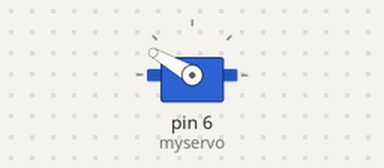
Bench run of a sketch on a simulated Arduino Uno, built with avr-gcc and run on an emulated ATmega328P. On the bench: servo.

Above: at 0.05 s.
Timing chart, 0 to 3.0 s (numbered marks = the images above):
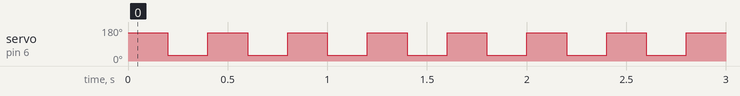

The sketch:

Servo_Spray.ino
```cpp
#include<Servo.h>
Servo myservo;

void setup() {
  myservo.attach(6);
}

void loop() {
  myservo.write(150);
  delay(200);
  myservo.write(30);
  delay(200);
}
```

Measured:
- by itself, servo on pin 6 (myservo): alternates 150° for 0.20 s and 30° for 0.20 s
